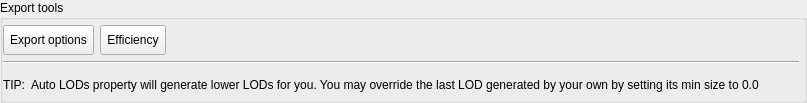
            <widget class="QGroupBox" name="groupBox_2">
             <property name="sizePolicy">
              <sizepolicy hsizetype="Preferred" vsizetype="Preferred">
               <horstretch>0</horstretch>
               <verstretch>0</verstretch>
              </sizepolicy>
             </property>
             <property name="title">
              <string>Export tools</string>
             </property>
             <layout class="QHBoxLayout" name="horizontalLayout_10">
              <property name="leftMargin">
               <number>0</number>
              </property>
              <property name="topMargin">
               <number>5</number>
              </property>
              <property name="rightMargin">
               <number>5</number>
              </property>
              <property name="bottomMargin">
               <number>0</number>
              </property>
              <item>
               <layout class="QVBoxLayout" name="verticalLayout_8">
                <item>
                 <layout class="QHBoxLayout" name="horizontalLayout_13">
                  <property name="topMargin">
                   <number>0</number>
                  </property>
                  <item>
                   <widget class="QToolButton" name="btnOptions">
                    <property name="minimumSize">
                     <size>
                      <width>0</width>
                      <height>30</height>
                     </size>
                    </property>
                    <property name="layoutDirection">
                     <enum>Qt::LeftToRight</enum>
                    </property>
                    <property name="text">
                     <string>Export options</string>
                    </property>
                    <property name="toolButtonStyle">
                     <enum>Qt::ToolButtonTextBesideIcon</enum>
                    </property>
                   </widget>
                  </item>
                  <item>
                   <widget class="QToolButton" name="btnSceneInspector">
                    <property name="minimumSize">
                     <size>
                      <width>0</width>
                      <height>30</height>
                     </size>
                    </property>
                    <property name="layoutDirection">
                     <enum>Qt::RightToLeft</enum>
                    </property>
                    <property name="text">
                     <string>Efficiency</string>
                    </property>
                    <property name="toolButtonStyle">
                     <enum>Qt::ToolButtonTextBesideIcon</enum>
                    </property>
                   </widget>
                  </item>
                  <item>
                   <spacer name="horizontalSpacer_2">
                    <property name="orientation">
                     <enum>Qt::Horizontal</enum>
                    </property>
                    <property name="sizeHint" stdset="0">
                     <size>
                      <width>40</width>
                      <height>20</height>
                     </size>
                    </property>
                   </spacer>
                  </item>
                 </layout>
                </item>
                <item>
                 <widget class="Line" name="line_11">
                  <property name="frameShadow">
                   <enum>QFrame::Sunken</enum>
                  </property>
                  <property name="lineWidth">
                   <number>1</number>
                  </property>
                  <property name="orientation">
                   <enum>Qt::Horizontal</enum>
                  </property>
                 </widget>
                </item>
                <item>
                 <layout class="QHBoxLayout" name="horizontalLayout_14">
                  <item>
                   <widget class="QLabel" name="lbTipTitle">
                    <property name="text">
                     <string>TIP:</string>
                    </property>
                   </widget>
                  </item>
                  <item>
                   <widget class="QLabel" name="lbTip">
                    <property name="text">
                     <string>Auto LODs property will generate lower LODs for you. You may override the last LOD generated by your own by setting its min size to 0.0</string>
                    </property>
                   </widget>
                  </item>
                  <item>
                   <spacer name="horizontalSpacer_8">
                    <property name="orientation">
                     <enum>Qt::Horizontal</enum>
                    </property>
                    <property name="sizeHint" stdset="0">
                     <size>
                      <width>40</width>
                      <height>30</height>
                     </size>
                    </property>
                   </spacer>
                  </item>
                 </layout>
                </item>
               </layout>
              </item>
             </layout>
            </widget>
